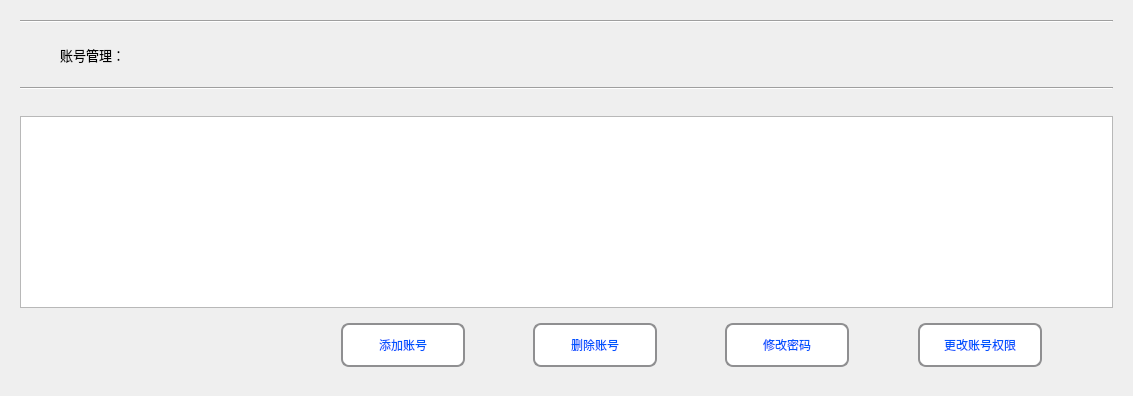
     <widget class="QWidget" name="page_Account_Management">
      <property name="styleSheet">
       <string notr="true">QWidget#page_Account_Management{
border-image: url(:/new/prefix1/Diagnosis_Image/BG_new.png);}</string>
      </property>
      <layout class="QVBoxLayout" name="verticalLayout_43">
       <item>
        <widget class="QWidget" name="widget_regist_BG" native="true">
         <property name="styleSheet">
          <string notr="true">QWidget#widget_regist_BG{
border-image: url(:/image/Table_BG.png);
border-radius:30px;
}</string>
         </property>
         <layout class="QVBoxLayout" name="verticalLayout_44">
          <item>
           <widget class="Line" name="line_select_known_test_9">
            <property name="orientation">
             <enum>Qt::Horizontal</enum>
            </property>
           </widget>
          </item>
          <item>
           <widget class="QWidget" name="widget_select_known_test_9" native="true">
            <property name="maximumSize">
             <size>
              <width>16777215</width>
              <height>60</height>
             </size>
            </property>
            <layout class="QHBoxLayout" name="horizontalLayout_86">
             <property name="leftMargin">
              <number>40</number>
             </property>
             <property name="topMargin">
              <number>6</number>
             </property>
             <property name="rightMargin">
              <number>11</number>
             </property>
             <property name="bottomMargin">
              <number>6</number>
             </property>
             <item>
              <widget class="QLabel" name="label_known_test_searching_8">
               <property name="minimumSize">
                <size>
                 <width>260</width>
                 <height>40</height>
                </size>
               </property>
               <property name="maximumSize">
                <size>
                 <width>260</width>
                 <height>40</height>
                </size>
               </property>
               <property name="font">
                <font>
                 <family>微软雅黑</family>
                 <pointsize>10</pointsize>
                </font>
               </property>
               <property name="text">
                <string>账号管理：</string>
               </property>
              </widget>
             </item>
             <item>
              <spacer name="horizontalSpacer_tool_serch_12">
               <property name="orientation">
                <enum>Qt::Horizontal</enum>
               </property>
               <property name="sizeHint" stdset="0">
                <size>
                 <width>374</width>
                 <height>20</height>
                </size>
               </property>
              </spacer>
             </item>
            </layout>
           </widget>
          </item>
          <item>
           <widget class="Line" name="line_select_known_test_10">
            <property name="orientation">
             <enum>Qt::Horizontal</enum>
            </property>
           </widget>
          </item>
          <item>
           <spacer name="horizontalSpacer_28">
            <property name="orientation">
             <enum>Qt::Horizontal</enum>
            </property>
            <property name="sizeHint" stdset="0">
             <size>
              <width>1093</width>
              <height>20</height>
             </size>
            </property>
           </spacer>
          </item>
          <item>
           <widget class="QTableWidget" name="tableWidget_account_login_record"/>
          </item>
          <item>
           <widget class="QWidget" name="widget_model_select_4" native="true">
            <layout class="QHBoxLayout" name="horizontalLayout_85">
             <item>
              <spacer name="horizontalSpacer_85">
               <property name="orientation">
                <enum>Qt::Horizontal</enum>
               </property>
               <property name="sizeHint" stdset="0">
                <size>
                 <width>28</width>
                 <height>20</height>
                </size>
               </property>
              </spacer>
             </item>
             <item>
              <spacer name="horizontalSpacer_81">
               <property name="orientation">
                <enum>Qt::Horizontal</enum>
               </property>
               <property name="sizeHint" stdset="0">
                <size>
                 <width>35</width>
                 <height>20</height>
                </size>
               </property>
              </spacer>
             </item>
             <item>
              <spacer name="horizontalSpacer_86">
               <property name="orientation">
                <enum>Qt::Horizontal</enum>
               </property>
               <property name="sizeHint" stdset="0">
                <size>
                 <width>17</width>
                 <height>20</height>
                </size>
               </property>
              </spacer>
             </item>
             <item>
              <spacer name="horizontalSpacer_185">
               <property name="orientation">
                <enum>Qt::Horizontal</enum>
               </property>
               <property name="sizeHint" stdset="0">
                <size>
                 <width>39</width>
                 <height>20</height>
                </size>
               </property>
              </spacer>
             </item>
             <item>
              <spacer name="horizontalSpacer_187">
               <property name="orientation">
                <enum>Qt::Horizontal</enum>
               </property>
               <property name="sizeHint" stdset="0">
                <size>
                 <width>34</width>
                 <height>20</height>
                </size>
               </property>
              </spacer>
             </item>
             <item>
              <widget class="QPushButton" name="btn_add_account">
               <property name="minimumSize">
                <size>
                 <width>124</width>
                 <height>44</height>
                </size>
               </property>
               <property name="maximumSize">
                <size>
                 <width>130</width>
                 <height>50</height>
                </size>
               </property>
               <property name="styleSheet">
                <string notr="true">QPushButton { 
    border: 2px solid #8f8f91;
    border-radius: 8px;
    min-width: 120px;
    min-height: 40px;
	background-color: rgb(255, 255, 255);
	color: rgb(0, 85, 255);
	font: 75 12pt &quot;微软雅黑&quot;;
 }
QPushButton:pressed {
    border: 2px solid #8f8f91;
    border-radius: 6px; 
    background-color: rgb(255, 255, 255);
    min-width: 120px;
    min-height: 40px;
	color: rgb(0, 85, 255);
	font: 75 10pt &quot;微软雅黑&quot;;
}</string>
               </property>
               <property name="text">
                <string>添加账号</string>
               </property>
               <property name="icon">
                <iconset>
                 <normaloff>:/image/users_ad.png</normaloff>:/image/users_ad.png</iconset>
               </property>
              </widget>
             </item>
             <item>
              <spacer name="horizontalSpacer_135">
               <property name="orientation">
                <enum>Qt::Horizontal</enum>
               </property>
               <property name="sizeHint" stdset="0">
                <size>
                 <width>35</width>
                 <height>20</height>
                </size>
               </property>
              </spacer>
             </item>
             <item>
              <widget class="QPushButton" name="pushButton_delete_account">
               <property name="minimumSize">
                <size>
                 <width>124</width>
                 <height>44</height>
                </size>
               </property>
               <property name="maximumSize">
                <size>
                 <width>130</width>
                 <height>50</height>
                </size>
               </property>
               <property name="styleSheet">
                <string notr="true">QPushButton { 
    border: 2px solid #8f8f91;
    border-radius: 8px;
    min-width: 120px;
    min-height: 40px;
	background-color: rgb(255, 255, 255);
	color: rgb(0, 85, 255);
	font: 75 12pt &quot;微软雅黑&quot;;
 }
QPushButton:pressed {
    border: 2px solid #8f8f91;
    border-radius: 6px; 
    background-color: rgb(255, 255, 255);
    min-width: 120px;
    min-height: 40px;
	color: rgb(0, 85, 255);
	font: 75 10pt &quot;微软雅黑&quot;;
}</string>
               </property>
               <property name="text">
                <string>删除账号</string>
               </property>
               <property name="icon">
                <iconset>
                 <normaloff>:/image/users_dl.png</normaloff>:/image/users_dl.png</iconset>
               </property>
              </widget>
             </item>
             <item>
              <spacer name="horizontalSpacer_180">
               <property name="orientation">
                <enum>Qt::Horizontal</enum>
               </property>
               <property name="sizeHint" stdset="0">
                <size>
                 <width>34</width>
                 <height>20</height>
                </size>
               </property>
              </spacer>
             </item>
             <item>
              <widget class="QPushButton" name="pushButton_change_password">
               <property name="minimumSize">
                <size>
                 <width>124</width>
                 <height>44</height>
                </size>
               </property>
               <property name="maximumSize">
                <size>
                 <width>130</width>
                 <height>50</height>
                </size>
               </property>
               <property name="styleSheet">
                <string notr="true">QPushButton { 
    border: 2px solid #8f8f91;
    border-radius: 8px;
    min-width: 120px;
    min-height: 40px;
	background-color: rgb(255, 255, 255);
	color: rgb(0, 85, 255);
	font: 75 12pt &quot;微软雅黑&quot;;
 }
QPushButton:pressed {
    border: 2px solid #8f8f91;
    border-radius: 6px; 
    background-color: rgb(255, 255, 255);
    min-width: 120px;
    min-height: 40px;
	color: rgb(0, 85, 255);
	font: 75 10pt &quot;微软雅黑&quot;;
}</string>
               </property>
               <property name="text">
                <string>修改密码</string>
               </property>
               <property name="icon">
                <iconset>
                 <normaloff>:/image/users_cg.png</normaloff>:/image/users_cg.png</iconset>
               </property>
              </widget>
             </item>
             <item>
              <spacer name="horizontalSpacer_181">
               <property name="orientation">
                <enum>Qt::Horizontal</enum>
               </property>
               <property name="sizeHint" stdset="0">
                <size>
                 <width>35</width>
                 <height>20</height>
                </size>
               </property>
              </spacer>
             </item>
             <item>
              <widget class="QPushButton" name="pushButton_change_permission">
               <property name="minimumSize">
                <size>
                 <width>124</width>
                 <height>44</height>
                </size>
               </property>
               <property name="maximumSize">
                <size>
                 <width>180</width>
                 <height>50</height>
                </size>
               </property>
               <property name="styleSheet">
                <string notr="true">QPushButton { 
    border: 2px solid #8f8f91;
    border-radius: 8px;
    min-width: 120px;
    min-height: 40px;
	background-color: rgb(255, 255, 255);
	color: rgb(0, 85, 255);
	font: 75 12pt &quot;微软雅黑&quot;;
 }
QPushButton:pressed {
    border: 2px solid #8f8f91;
    border-radius: 6px; 
    background-color: rgb(255, 255, 255);
    min-width: 120px;
    min-height: 40px;
	color: rgb(0, 85, 255);
	font: 75 10pt &quot;微软雅黑&quot;;
}</string>
               </property>
               <property name="text">
                <string>更改账号权限</string>
               </property>
               <property name="icon">
                <iconset>
                 <normaloff>:/image/users_us.png</normaloff>:/image/users_us.png</iconset>
               </property>
              </widget>
             </item>
             <item>
              <spacer name="horizontalSpacer_188">
               <property name="orientation">
                <enum>Qt::Horizontal</enum>
               </property>
               <property name="sizeHint" stdset="0">
                <size>
                 <width>40</width>
                 <height>20</height>
                </size>
               </property>
              </spacer>
             </item>
            </layout>
           </widget>
          </item>
         </layout>
        </widget>
       </item>
      </layout>
     </widget>
